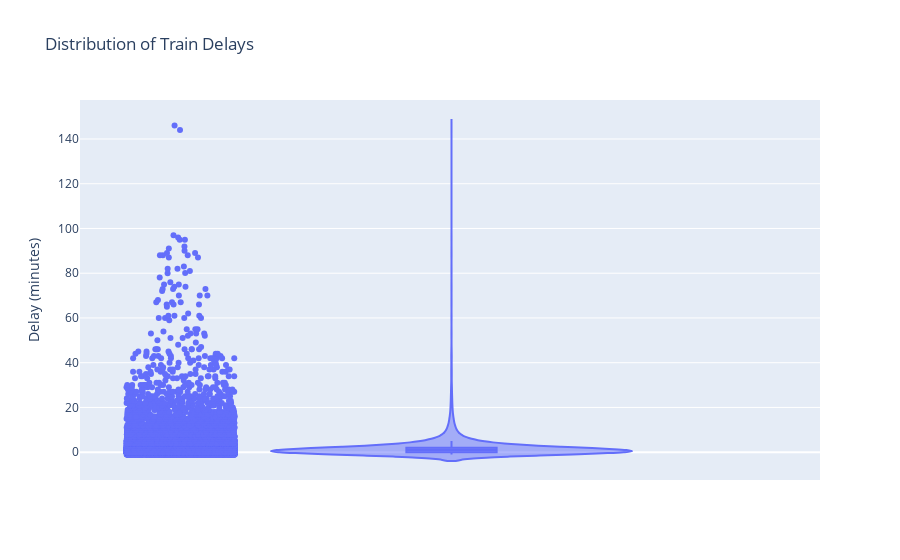

The notebook cell saved with this chart:
### Code cell
fig = px.violin(df, y="DelayMinutes", box=True, points="all",
                title="Distribution of Train Delays",
                labels={"DelayMinutes": "Delay (minutes)"})

fig.show()

### Figure 1 — Plotly figure (JSON) as saved in the notebook; plotly's stock layout.template omitted (floating-point values rounded to 4 significant figures; data arrays with more than 128 entries replaced by an {"elided": "..."} marker saying what was removed)
{"data": [{"alignmentgroup": "True", "box": {"visible": true}, "hovertemplate": "Delay (minutes)=%{y}<extra></extra>", "legendgroup": "", "marker": {"color": "#636efa"}, "name": "", "offsetgroup": "", "orientation": "v", "points": "all", "scalegroup": "True", "showlegend": false, "type": "violin", "x0": " ", "xaxis": "x", "y": {"elided": "29678 float values"}, "y0": " ", "yaxis": "y"}], "layout": {"legend": {"tracegroupgap": 0}, "title": {"text": "Distribution of Train Delays"}, "violinmode": "group", "xaxis": {"anchor": "y", "domain": [0, 1]}, "yaxis": {"anchor": "x", "domain": [0, 1], "title": {"text": "Delay (minutes)"}}}}
